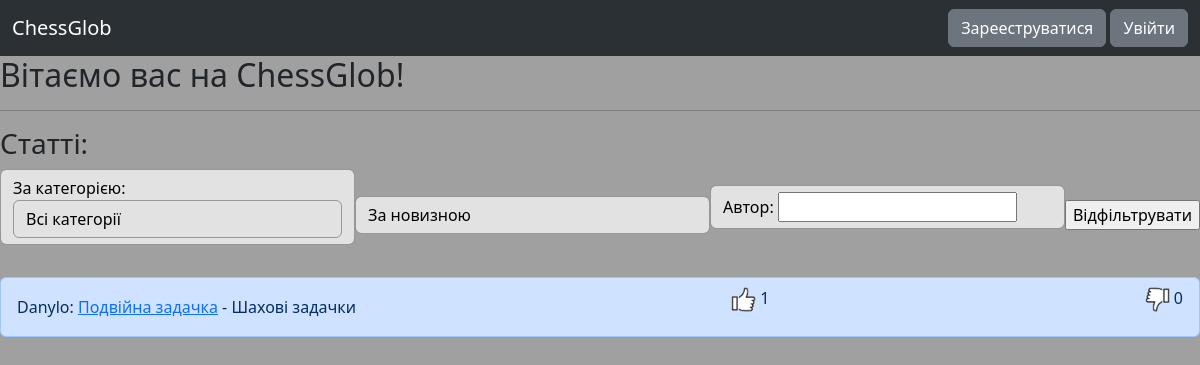
The app's page /, older data.
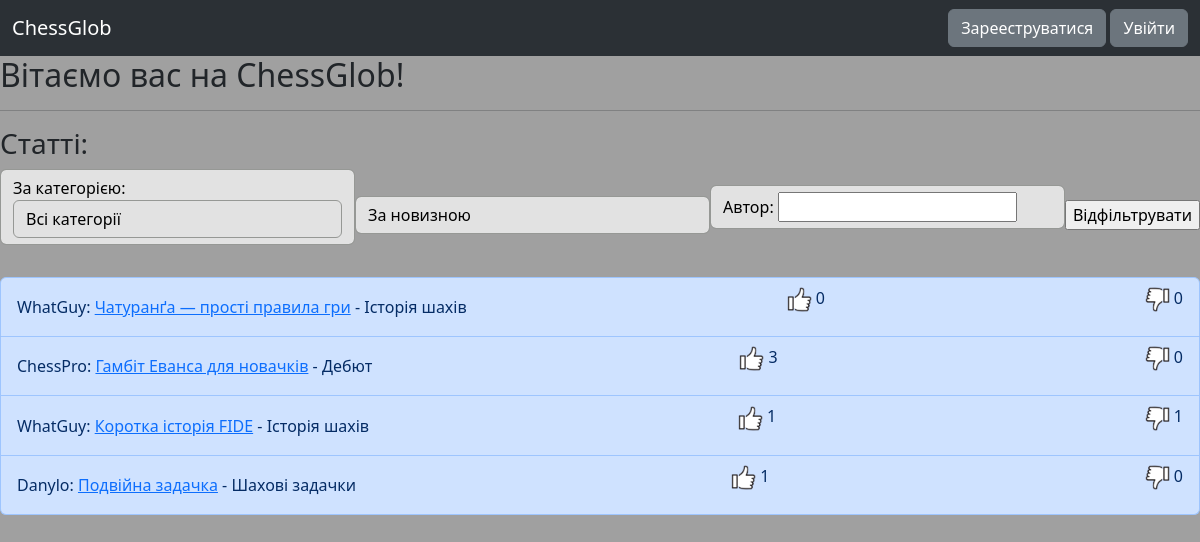
The same page, newer data.
### blog/models.py (models this page shows, shortened)
class Article(models.Model):
    class Categories(models.TextChoices):
        other = "Інше"
        debut = "Дебют"
        middle_game = "Мітельшпіль"
        end_game = "Ендшпіль"
        history = "Історія шахів"
        etude = "Шахові задачки"
    author = models.ForeignKey(MyUser, models.CASCADE)
    name = models.CharField(max_length=32)
    category = models.CharField(choices=Categories.choices, default=Categories.other)
    created_time = models.DateTimeField()
    elements_num = models.IntegerField(default=1)

### auth_sys/models.py (models this page shows, shortened)
class MyUser(AbstractBaseUser, PermissionsMixin):
    class Roles(models.TextChoices): #Усі можливі ролі
        USER = "user"
        ADMINISTRATOR = "administrator"
    username = models.CharField(unique=True, max_length=16)
    email = models.EmailField(unique=True)
    role = models.CharField(choices=Roles.choices, default=Roles.USER)
    first_name = models.CharField(blank=True, null=True, max_length=16)
    last_name = models.CharField(blank=True, null=True, max_length=32)
    birth_date = models.DateField(blank=True, null=True)
    is_staff = models.BooleanField(default=False)
    is_superuser = models.BooleanField(default=False)
    is_active = models.BooleanField(default=True)
    objects = MyUserManager() #Це потрібно для створення самого акаунту
    USERNAME_FIELD = "username"
    REQUIRED_FIELDS = ["email"]

### blog/views.py (the view, shortened to what this page needs)
# urls.py: path("", views.index, name="index"),
def index(request):
    if request.method not in ["GET", "POST"]:
        return redirect("/eror?eror_text=Головна сторінка приймає лише GET і POST запити.")
    categories = [choice.value for choice in models.Article.Categories]
    articles = models.Article.objects.annotate(like_count=Count('like', distinct=True))
    articles = articles.annotate(dislike_count=Count("dislike", distinct=True))
    if request.method == "GET":
        articles = articles.order_by("-created_time")
        return render(request, "blog/index.html", {"articles":articles, "categories":categories})

### blog/templatetags/custom_tags.py (called while the page is built)
@register.filter("endswith")
def endswith(value, arg): return value.lower().endswith(arg.lower())

### templates/blog/index.html (shortened to what this page needs)
{% extends "base.html" %}
{% load static %}
{% load custom_tags %}
{% block body %}
<h2>Вітаємо вас на ChessGlob!</h2>
<hr>
<h3>Статті:</h3>
<form method="post" class="form-inline mb-3 d-flex justify-content-between align-items-center">
    <p class="form-control">За категорією: <select name="category" class="form-control">
        <option value="all">Всі категорії</option>
    </select></p>
    <select name="by" class="form-control">
        <option value="by_newest">За новизною</option>
    </select>
    <p class="form-control">Автор: <input type="text" name="author" maxlength="16"></p>
    <input type="submit" value="Відфільтрувати">
</form>
<ul class="list-group">
    {% for article in articles %}
    <li class="list-group-item list-group-item-primary d-flex justify-content-between align-items-center">
        <div>
            {{ article.author.username }}: <a href="{% url 'blog:view_article' article.pk%}">{{ article.name }}</a> - {{ article.category }}
        </div>
        <p><img src="{% static 'img/not_pressed_like.png' %}" width="25px" height="25px"> {{ article.like_count }}</p>
        <p><img src="{% static 'img/not_pressed_dislike.png' %}" width="25px" height="25px"> {{ article.dislike_count }}</p>
    </li>
    {% endfor %}
</ul>
{% endblock %}

### templates/base.html (shortened to what this page needs)
{% load static %}
<!DOCTYPE html>
<html lang="uk">
<head>
    <link href="https://cdn.jsdelivr.net/npm/bootstrap@5.3.8/dist/css/bootstrap.min.css" rel="stylesheet">
</head>
<body>
    <nav class="navbar navbar-expand-lg bg-body-tertiary" data-bs-theme="dark">
        <div class="container-fluid">
            <a class="navbar-brand" href="{% url 'blog:index' %}">ChessGlob</a>
            {% if user.is_authenticated %}
            <div class="collapse navbar-collapse" id="navbarSupportedContent">
                <ul class="navbar-nav me-auto mb-2 mb-lg-0">
                    <li class="nav-item">
                        <a class="nav-link active" aria-current="page" href="{% url 'blog:create_article' %}">Написати статтю</a>
                    </li>
                    <li class="nav-item">
                        <a class="nav-link active" aria-current="page" href="{% url 'blog:view_my_articles' %}">Мої статті</a>
                    </li>
                    <li class="nav-item">
                        <a class="nav-link active" aria-current="page" href="{% url 'blog:view_subscription_articles' %}">Статті улюблених авторів</a>
                    </li>
                </ul>
            </div>
            <a href="{% url 'blog:view_user_info' request.user.username %}"><img src="{% static 'img/standart.png' %}" width="30px" height="30px"></a>
            {% else %}
            <span>
            <a class="btn btn-secondary" href="{% url 'auth_sys:register' %}" role="button">Зарееструватися</a>
            <a class="btn btn-secondary" href="{% url 'auth_sys:login' %}" role="button">Увійти</a>
            </span>
            {% endif %}
        </div>
    </nav>
    {% block body %}{% endblock %}
</body>
</html>

### templates/base.html (style rules this page uses)
body { background-color: rgb(160, 160, 160); }
.form-control { background-color: #e2e2e2; color: rgb(0, 0, 0); border-color: #969895; }

Row changes from the older to the newer data that the page shows:
added Article: author.username "WhatGuy", name "Чатуранґа — прості правила гри", category "Історія шахів", like_count "0", dislike_count "0"
added Article: author.username "ChessPro", name "Гамбіт Еванса для новачків", category "Дебют", like_count "3", dislike_count "0"
added Article: author.username "WhatGuy", name "Коротка історія FIDE", category "Історія шахів", like_count "1", dislike_count "1"
